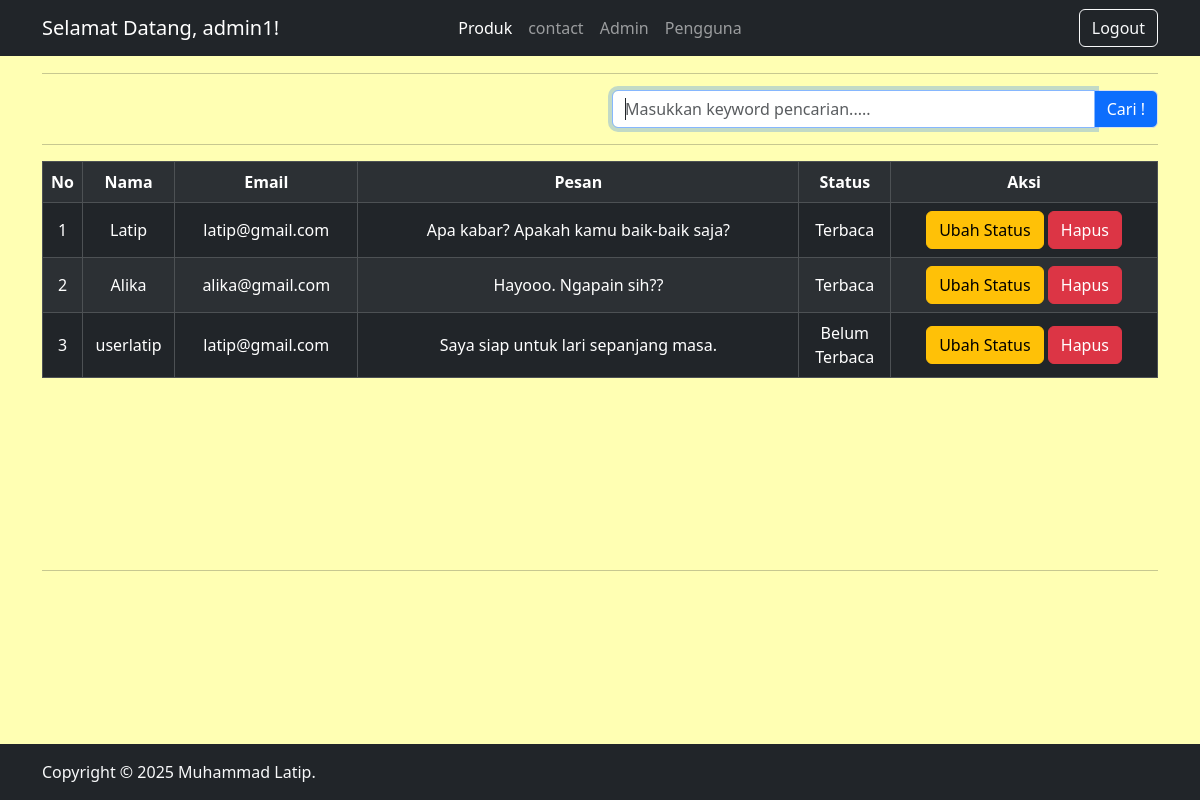
/admin/contact.php (signed in), run on the app's committed database.
### tables this page shows
CREATE TABLE `tb_kontak` (
  `id_kontak` int NOT NULL,
  `nama_kontak` varchar(255) NOT NULL,
  `email_kontak` varchar(255) NOT NULL,
  `pesan` text NOT NULL,
  `status_pesan` enum('Terbaca','Belum Terbaca') NOT NULL
);

### admin/includes/functions.php (called while the page is built, shortened)
<?php
include("config.php");
function query($query)
{
    global $conn;
    $result = mysqli_query($conn, $query);
    $rows = [];
    while ($row = mysqli_fetch_assoc($result)) {
        $rows[] = $row;
    }
    return $rows;
}

### admin/contact.php (the view, shortened to what this page needs)
<?php
include "includes/functions.php";
$kontak = query("SELECT*FROM tb_kontak");
$id_admin = $_SESSION["id_admin"];
$user = query("SELECT * FROM tb_admin WHERE id_admin = $id_admin")[0];
?>
<!DOCTYPE html>
<html lang="en">
<head>
    <?php include "includes/linkcss.php"; ?>
</head>
<body style="background-color: #ffffb3;">
    <?php include "includes/navbar.php"; ?>
    <div class="container" style="margin-top:57px;">
        <div class="row">
            <div class="col-md-12">
                <hr>
                <div class="row">
                    <div class="col-md-6">
                    </div>
                    <div class="col-md-6">
                        <form action="" method="POST">
                            <div class="input-group">
                                <input type="text" name="keyword" size="30" autofocus
                                    placeholder="Masukkan keyword pencarian....."
                                    autocomplete="off"
                                    class="form-control">
                                <button type="submit" name="cari" class="btn btn-primary border">Cari !</button>
                            </div>
                        </form>
                    </div>
                </div>
                <hr>
                <div class="table-responsive" style="height: 393px; overflow-y:auto;">
                    <table class="table table-dark table-striped table-hover table-bordered">
                        <tr class="text-center align-middle" style="position: sticky; top: 0; z-index: 1;">
                            <th scope="col" class="col-0">No</th>
                            <th scope="col" class="col-1">Nama</th>
                            <th scope="col" class="col-2">Email</th>
                            <th scope="col" class="col-5">Pesan</th>
                            <th scope="col" class="col-1">Status</th>
                            <th scope="col" class="col-3">Aksi</th>
                        </tr>
                        <?php $i = 1; ?>
                        <?php foreach ($kontak as $kon) { ?>
                            <tr class="text-center align-middle">
                                <td scope="row"><?php echo $i; ?></td>
                                <td><?php echo $kon["nama_kontak"]; ?></td>
                                <td><?php echo $kon["email_kontak"]; ?></td>
                                <td><?php echo $kon["pesan"]; ?></td>
                                <td><?php echo $kon["status_pesan"]; ?></td>
                                <td>
                                    <a href="ubhstatuskontak.php?id_kontak=<?= $kon['id_kontak']; ?>" class="btn btn-warning">Ubah Status</a>
                                    <a href="hpskontak.php?id_kontak=<?= $kon['id_kontak']; ?>" class="btn btn-danger">Hapus</a>
                                </td>
                            </tr>
                            <?php $i++; ?>
                        <?php } ?>
                    </table>
                </div>
                <hr>
            </div>
        </div>
    </div>
    <footer class="footer mt-auto py-3 bg-dark fixed-bottom">
        <div class="container">
            <span class="text-light">Copyright © 2025 Muhammad Latip.</span>
        </div>
    </footer>
</body>
</html>

### admin/includes/navbar.php (shortened to what this page needs)
<nav class="navbar navbar-expand-lg navbar-dark bg-dark text-light fixed-top" aria-label="Thirteenth navbar example">
    <div class="container">
        <div class="collapse navbar-collapse d-lg-flex" id="navbarsExample11">
            <a class="navbar-brand col-lg-3 me-0" href="">Selamat Datang, <?php echo $user['username']; ?>!</a>
            <ul class="navbar-nav col-lg-6 justify-content-lg-center">
                <li class="nav-item">
                    <a class="nav-link active" aria-current="page" href="produk.php">Produk</a>
                </li>
                <li class="nav-item">
                    <a class="nav-link" href="contact.php">contact</a>
                </li>
                <li class="nav-item">
                    <a class="nav-link" href="admin.php">Admin</a>
                </li>
                <li class="nav-item">
                    <a class="nav-link" href="pengguna.php">Pengguna</a>
                </li>
            </ul>
            <div class="d-lg-flex col-lg-3 justify-content-lg-end">
                <a href="logout.php" class="btn btn-outline-light">Logout</a>
            </div>
        </div>
    </div>
</nav>

### data on the page
tb_kontak: nama_kontak "Latip", email_kontak "latip@gmail.com", pesan "Apa kabar? Apakah kamu baik-baik saja?", status_pesan "Terbaca"
tb_kontak: nama_kontak "Alika", email_kontak "alika@gmail.com", pesan "Hayooo. Ngapain sih??", status_pesan "Terbaca"
tb_kontak: nama_kontak "userlatip", email_kontak "latip@gmail.com", pesan "Saya siap untuk lari sepanjang masa.", status_pesan "Belum Terbaca"

### other printed values
$user['username'] "admin1"
